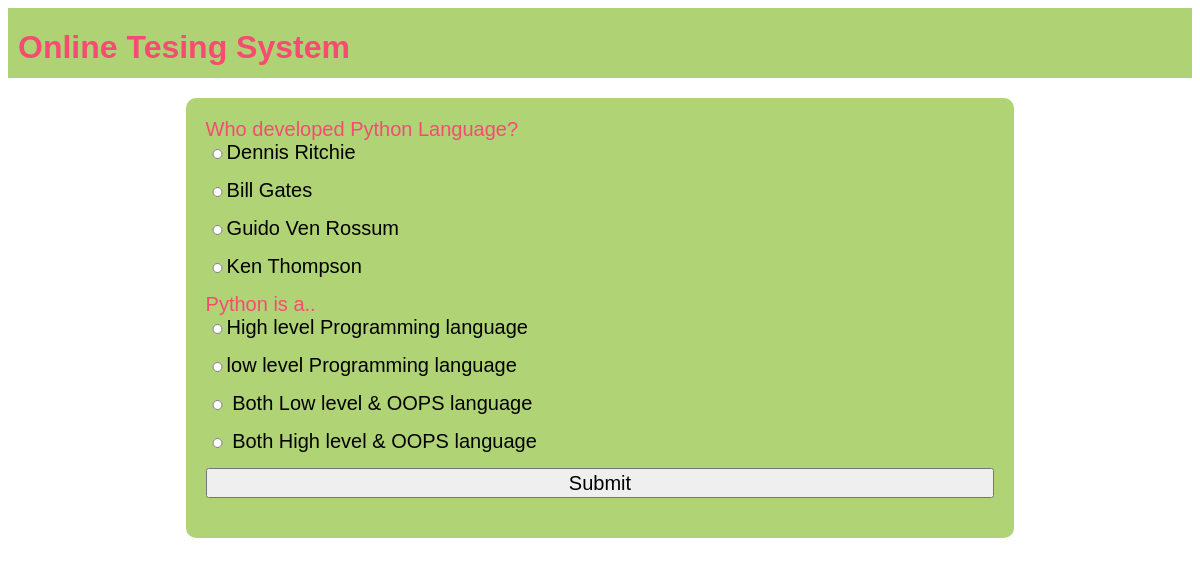
Page /OTS/test-paper?n=10 on the committed database.
### OTS/models.py (models this page shows)
class Question(models.Model):
    qid=models.BigAutoField(primary_key=True,auto_created=True)
    que=models.TextField()
    a=models.CharField(max_length=255)
    b=models.CharField(max_length=255)
    c=models.CharField(max_length=255)
    d=models.CharField(max_length=255)
    ans=models.CharField(max_length=2)

### OTS/views.py (the view)
# urls.py: path('test-paper',testPaper,name='testPaper'),
def testPaper(request):
    if 'name' not in request.session.keys():
        res=HttpResponseRedirect("login")
    n=int(request.GET['n'])
    question_pool=list(Question.objects.all())
    random.shuffle(question_pool)
    question_list=question_pool[:n]
    context={'questions':question_list}
    res=render(request,'test_paper.html',context)
    return res

### OTS/templates/test_paper.html (shortened to what this page needs)
{% extends 'main.html' %}
{%block content%}
<form action="{% url 'OTS:calculateTest'%}" method="Post">
    {% for question in questions %}
    <div class="question">
        <input type="hidden" name="qno{{question.qid}}" value="{{question.qid}}">{{question.que}}
    </div>
    <div class="options"><input type="radio" name="q{{question.qid}}" value="a">{{question.a}}</div>
    <div class="options"><input type="radio" name="q{{question.qid}}" value="b">{{question.b}}</div>
    <div class="options"><input type="radio" name="q{{question.qid}}" value="c">{{question.c}}</div>
    <div class="options"><input type="radio" name="q{{question.qid}}" value="d">{{question.d}}</div>
    {% endfor %}
    <div><input type="submit" value="Submit"></div>
</form>
{%endblock%}

### OTS/static/theme.css (style rules this page uses)
* { font-family: 'Gill Sans', 'Gill Sans MT', Calibri, 'Trebuchet MS', sans-serif; }

### OTS/static/formstyle.css (style rules this page uses)
form { box-sizing: border-box; padding: 20px; border-radius: 10px; background-color: #afd375; display: table; width: 100%; }
input { display: block; width: 100%; margin-bottom: 20px; height: 30px; font-size: 20px; }
.question { color:#f64c72; font-size: 20px; }
.options { font-size: 20px; }
.options input { display: inline; width:fit-content; height: 10px; }

### rows in the picture
Question: que "Who developed Python Language?", a "Dennis Ritchie", b "Bill Gates", c "Guido Ven Rossum", d "Ken Thompson"
Question: que "Python is a..", a "High level Programming language", b "low level Programming language", c "Both Low level & OOPS language", d "Both High level & OOPS language"
